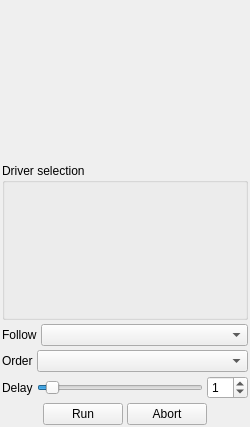
<?xml version="1.0" encoding="UTF-8"?>
<ui version="4.0">
 <class>GPControlView</class>
 <widget class="QWidget" name="GPControlView">
  <property name="geometry">
   <rect>
    <x>0</x>
    <y>0</y>
    <width>250</width>
    <height>427</height>
   </rect>
  </property>
  <property name="sizePolicy">
   <sizepolicy hsizetype="Fixed" vsizetype="Preferred">
    <horstretch>0</horstretch>
    <verstretch>0</verstretch>
   </sizepolicy>
  </property>
  <property name="minimumSize">
   <size>
    <width>250</width>
    <height>0</height>
   </size>
  </property>
  <property name="maximumSize">
   <size>
    <width>250</width>
    <height>16777215</height>
   </size>
  </property>
  <property name="windowTitle">
   <string>Form</string>
  </property>
  <layout class="QVBoxLayout" name="verticalLayout">
   <property name="spacing">
    <number>4</number>
   </property>
   <property name="leftMargin">
    <number>2</number>
   </property>
   <property name="topMargin">
    <number>2</number>
   </property>
   <property name="rightMargin">
    <number>2</number>
   </property>
   <property name="bottomMargin">
    <number>2</number>
   </property>
   <item>
    <widget class="GPMapSelector" name="gpMapSelector" native="true">
     <property name="sizePolicy">
      <sizepolicy hsizetype="Preferred" vsizetype="Preferred">
       <horstretch>0</horstretch>
       <verstretch>1</verstretch>
      </sizepolicy>
     </property>
    </widget>
   </item>
   <item>
    <widget class="QGroupBox" name="driverGroupBox">
     <property name="sizePolicy">
      <sizepolicy hsizetype="Preferred" vsizetype="Preferred">
       <horstretch>0</horstretch>
       <verstretch>1</verstretch>
      </sizepolicy>
     </property>
     <property name="title">
      <string>Driver selection</string>
     </property>
    </widget>
   </item>
   <item>
    <layout class="QHBoxLayout" name="horizontalLayout_3">
     <item>
      <widget class="QLabel" name="label_2">
       <property name="sizePolicy">
        <sizepolicy hsizetype="Fixed" vsizetype="Preferred">
         <horstretch>0</horstretch>
         <verstretch>0</verstretch>
        </sizepolicy>
       </property>
       <property name="text">
        <string>Follow</string>
       </property>
      </widget>
     </item>
     <item>
      <widget class="QComboBox" name="cbFollow"/>
     </item>
    </layout>
   </item>
   <item>
    <layout class="QHBoxLayout" name="horizontalLayout_4">
     <item>
      <widget class="QLabel" name="label_3">
       <property name="sizePolicy">
        <sizepolicy hsizetype="Fixed" vsizetype="Preferred">
         <horstretch>0</horstretch>
         <verstretch>0</verstretch>
        </sizepolicy>
       </property>
       <property name="text">
        <string>Order</string>
       </property>
      </widget>
     </item>
     <item>
      <widget class="QComboBox" name="cbNextCarMode"/>
     </item>
    </layout>
   </item>
   <item>
    <layout class="QHBoxLayout" name="horizontalLayout_2">
     <item>
      <widget class="QLabel" name="label">
       <property name="sizePolicy">
        <sizepolicy hsizetype="Fixed" vsizetype="Preferred">
         <horstretch>0</horstretch>
         <verstretch>0</verstretch>
        </sizepolicy>
       </property>
       <property name="text">
        <string>Delay</string>
       </property>
      </widget>
     </item>
     <item>
      <widget class="QSlider" name="delaySlider">
       <property name="maximum">
        <number>20</number>
       </property>
       <property name="pageStep">
        <number>1</number>
       </property>
       <property name="sliderPosition">
        <number>1</number>
       </property>
       <property name="orientation">
        <enum>Qt::Horizontal</enum>
       </property>
       <property name="tickPosition">
        <enum>QSlider::NoTicks</enum>
       </property>
       <property name="tickInterval">
        <number>2</number>
       </property>
      </widget>
     </item>
     <item>
      <widget class="QSpinBox" name="delaySpinBox">
       <property name="maximum">
        <number>20</number>
       </property>
       <property name="value">
        <number>1</number>
       </property>
      </widget>
     </item>
    </layout>
   </item>
   <item>
    <layout class="QHBoxLayout" name="horizontalLayout">
     <item>
      <spacer name="horizontalSpacer_2">
       <property name="orientation">
        <enum>Qt::Horizontal</enum>
       </property>
       <property name="sizeHint" stdset="0">
        <size>
         <width>40</width>
         <height>20</height>
        </size>
       </property>
      </spacer>
     </item>
     <item>
      <widget class="QPushButton" name="runbutton">
       <property name="text">
        <string>Run</string>
       </property>
      </widget>
     </item>
     <item>
      <widget class="QPushButton" name="abortbutton">
       <property name="text">
        <string>Abort</string>
       </property>
      </widget>
     </item>
     <item>
      <spacer name="horizontalSpacer">
       <property name="orientation">
        <enum>Qt::Horizontal</enum>
       </property>
       <property name="sizeHint" stdset="0">
        <size>
         <width>40</width>
         <height>20</height>
        </size>
       </property>
      </spacer>
     </item>
    </layout>
   </item>
  </layout>
 </widget>
 <customwidgets>
  <customwidget>
   <class>GPMapSelector</class>
   <extends>QWidget</extends>
   <header>gpmapselector.h</header>
   <container>1</container>
  </customwidget>
 </customwidgets>
 <resources/>
 <connections>
  <connection>
   <sender>delaySpinBox</sender>
   <signal>valueChanged(int)</signal>
   <receiver>delaySlider</receiver>
   <slot>setValue(int)</slot>
   <hints>
    <hint type="sourcelabel">
     <x>218</x>
     <y>319</y>
    </hint>
    <hint type="destinationlabel">
     <x>115</x>
     <y>320</y>
    </hint>
   </hints>
  </connection>
  <connection>
   <sender>delaySlider</sender>
   <signal>valueChanged(int)</signal>
   <receiver>delaySpinBox</receiver>
   <slot>setValue(int)</slot>
   <hints>
    <hint type="sourcelabel">
     <x>115</x>
     <y>320</y>
    </hint>
    <hint type="destinationlabel">
     <x>218</x>
     <y>319</y>
    </hint>
   </hints>
  </connection>
 </connections>
</ui>
